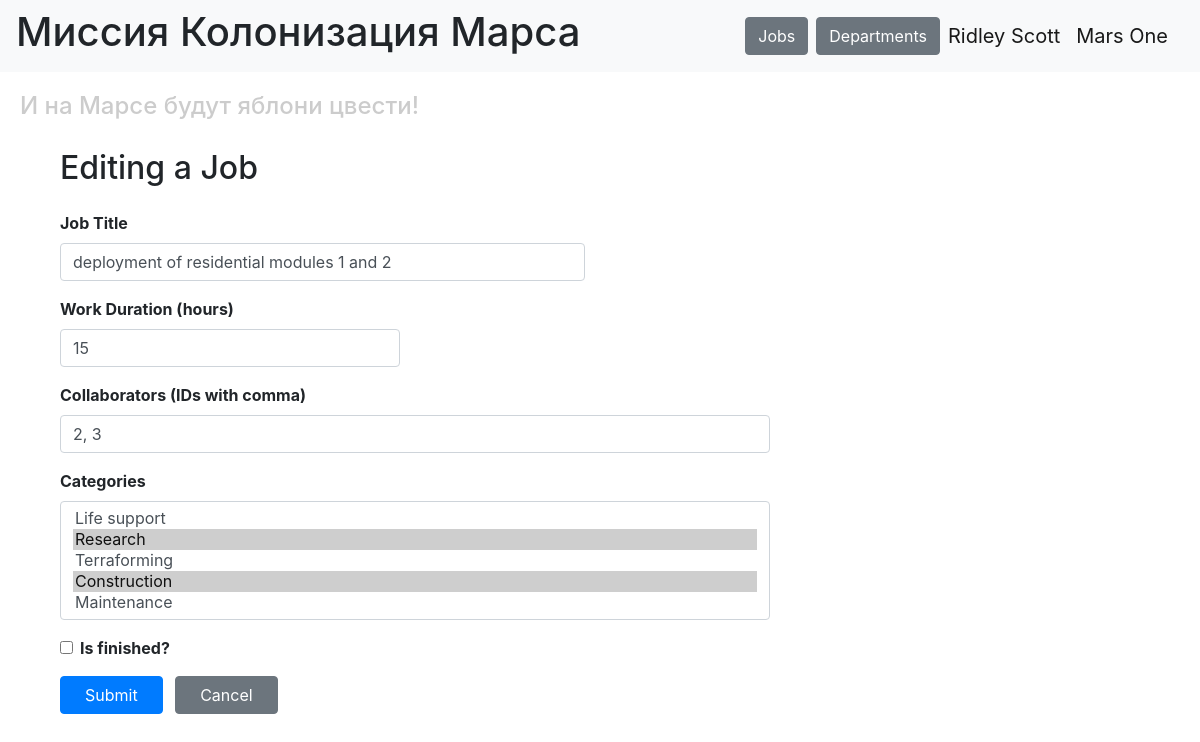
Screenshot of /edit_job/1 (signed in) with the database file from the repository.
### data/users.py (models this page shows, shortened)
class User(SqlAlchemyBase, UserMixin):
    __tablename__ = 'users'
    id = sa.Column(sa.Integer, primary_key=True, autoincrement=True)
    surname = sa.Column(sa.String, nullable=True)
    name = sa.Column(sa.String, nullable=True)
    age = sa.Column(sa.Integer, nullable=True)
    position = sa.Column(sa.String, nullable=True)
    speciality = sa.Column(sa.String, nullable=True)
    address = sa.Column(sa.String, nullable=True)
    email = sa.Column(sa.String, index=True, unique=True, nullable=True)
    hashed_password = sa.Column(sa.String, nullable=True)
    modifed_date = sa.Column(sa.DateTime, default=datetime.datetime.now)
    jobs = orm.relationship("Jobs", back_populates="user")
    departments = orm.relationship("Department", back_populates="user")

### data/jobs.py (models this page shows)
class Jobs(SqlAlchemyBase):
    __tablename__ = 'jobs'
    __table_args__ = {'extend_existing': True}
    id = sa.Column(sa.Integer, primary_key=True, autoincrement=True)
    team_leader = sa.Column(sa.Integer, sa.ForeignKey("users.id"))
    job = sa.Column(sa.String, nullable=True)
    work_size = sa.Column(sa.Integer, nullable=True)
    collaborators = sa.Column(sa.String, nullable=True)
    start_date = sa.Column(sa.DateTime, default=datetime.datetime.now)
    end_date = sa.Column(sa.DateTime, nullable=True)
    is_finished = sa.Column(sa.Boolean, default=False)
    user = orm.relationship("User", back_populates="jobs")
    categories = orm.relationship("Category", secondary="association", back_populates="jobs")

### main.py (the view, shortened to what this page needs)
@app.route('/edit_job/<int:job_id>', methods=['GET', 'POST'])
@login_required
def edit_job(job_id):
    form = AddJobForm()
    db_sess = db_session.create_session()
    job = db_sess.query(Jobs).filter(Jobs.id == job_id).first()
    categories = db_sess.query(Category).all()
    form.category.choices = [(c.id, c.name) for c in categories]
    if not job:
        return render_template('error.html', message='Job not found')
    if current_user.id != 1 and job.team_leader != current_user.id:
        return render_template('error.html', message='You do not have permission to edit this job')
    form.job.data = job.job
    form.work_size.data = job.work_size
    form.collaborators.data = job.collaborators
    form.is_finished.data = job.is_finished
    form.category.data = [c.id for c in job.categories]
    return render_template('addjob.html', title='Editing a Job', form=form)

### data/add_job.py
class AddJobForm(FlaskForm):
    job = StringField('Job Title', validators=[DataRequired()])
    work_size = IntegerField('Work Duration (hours)', validators=[DataRequired()])
    collaborators = StringField('Collaborators (IDs with comma)', validators=[DataRequired()])
    is_finished = BooleanField('Is finished?')
    category = SelectMultipleField('Categories', coerce=int)
    submit = SubmitField('Submit')

### data/db_session.py (called while the page is built)
def create_session() -> Session:
    global __factory
    return __factory()

### main.py (called while the page is built)
@login_manager.user_loader
def load_user(user_id):
    db_sess = db_session.create_session()
    return db_sess.query(User).get(user_id)

### templates/addjob.html (shortened to what this page needs)
{% extends "base.html" %}
{% block content %}
<div class="container">
    <h2 class="mb-4">{{ title }}</h2>
    <form method="post" novalidate>
        <div class="form-group row">
            <div class="col-md-6">
                {{ form.job.label(class="font-weight-bold") }}
                {{ form.job(class="form-control", placeholder="Enter job description") }}
            </div>
        </div>
        <div class="form-group row">
            <div class="col-md-4">
                {{ form.work_size.label(class="font-weight-bold") }}
                {{ form.work_size(class="form-control", placeholder="Hours") }}
            </div>
        </div>
        <div class="form-group row">
            <div class="col-md-8">
                {{ form.collaborators.label(class="font-weight-bold") }}
                {{ form.collaborators(class="form-control", placeholder="Enter IDs (comma separated)") }}
            </div>
        </div>
        <div class="form-group row">
            <div class="col-md-8">
                {{ form.category.label(class="font-weight-bold") }}
                {{ form.category(class="form-control", size=5) }}
            </div>
        </div>
        <div class="form-group row">
            <div class="col-md-8">
                <div class="form-check">
                    {{ form.is_finished(class="form-check-input") }}
                    {{ form.is_finished.label(class="form-check-label font-weight-bold") }}
                </div>
            </div>
        </div>
        <div class="form-group row">
            <div class="col-md-8">
                {{ form.submit(class="btn btn-primary px-4") }}
                <a href="/" class="btn btn-secondary ml-2 px-4">Cancel</a>
            </div>
        </div>
    </form>
</div>
{% endblock %}

### templates/base.html (shortened to what this page needs)
<!DOCTYPE html>
<html lang="en">
<head>
    <link rel="stylesheet" href="https://stackpath.bootstrapcdn.com/bootstrap/4.4.1/css/bootstrap.min.css"
>
    <link rel="stylesheet" type="text/css" href="../static/css/style.css"/>
</head>
<body>
<header>
    <nav class="navbar navbar-light bg-light">
        <h1>Миссия Колонизация Марса</h1>
        <div class="ml-auto d-flex align-items-center">
            <a href="/" class="btn btn-secondary mr-2">Jobs</a>
            <a href="/departments" class="btn btn-secondary mr-2">Departments</a>
            {% if current_user.is_authenticated %}
                <a class="navbar-brand" href="/logout">{{ current_user.name }} {{ current_user.surname }}</a>
            {% else %}
                <a class="btn btn-primary mr-2" href="/register">Register</a>
                <a class="btn btn-success" href="/login">Log in</a>
            {% endif %}
        </div>
        <a class="navbar-brand" href="#">Mars One</a>
    </nav>
    <h4>И на Марсе будут яблони цвести!</h4>
</header>
<main role="main" class="container">
    {% block content %}{% endblock %}
</main>
</body>
</html>

### static/css/style.css (style rules this page uses)
h4 { color: #cccccc; padding: 20px; }

### rows the page displays
User: name "Ridley", surname "Scott"
Jobs: job "deployment of residential modules 1 and 2", work_size "15", collaborators "2, 3", category "Life support / Research ☑ / Terraforming / Construction ☑ / Maintenance"

### other values shown
{{ title }} "Editing a Job"
